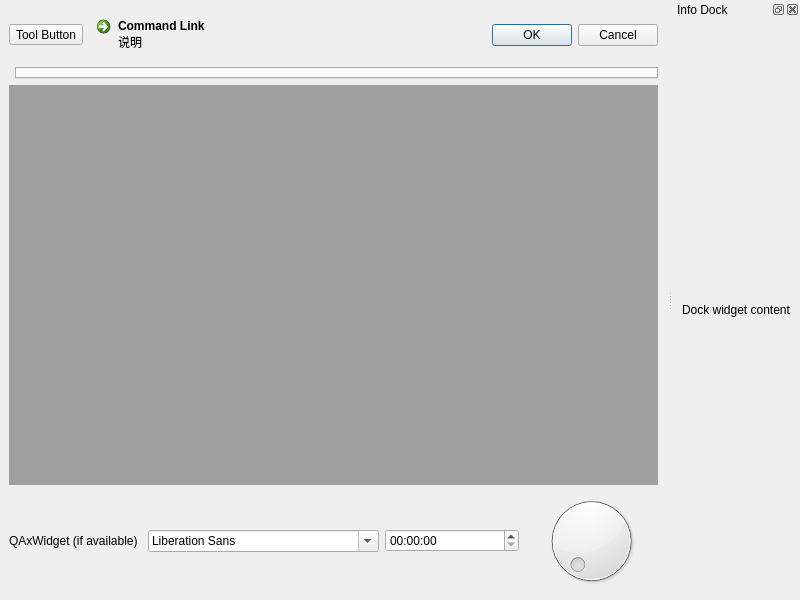
<?xml version="1.0" encoding="UTF-8"?>
<ui version="4.0">
 <class>TestControlsWindow</class>
 <widget class="QMainWindow" name="TestControlsWindow">
  <property name="geometry">
   <rect>
    <x>0</x>
    <y>0</y>
    <width>800</width>
    <height>600</height>
   </rect>
  </property>
  <widget class="QWidget" name="centralwidget">
   <layout class="QVBoxLayout" name="verticalLayout">
    <item>
     <layout class="QHBoxLayout" name="row1">
      <item>
       <widget class="QToolButton" name="toolButton_tool">
        <property name="text">
         <string>Tool Button</string>
        </property>
       </widget>
      </item>
      <item>
       <widget class="QCommandLinkButton" name="commandLinkButton_cmd">
        <property name="text">
         <string>Command Link</string>
        </property>
        <property name="description">
         <string>说明</string>
        </property>
       </widget>
      </item>
      <item>
       <widget class="QDialogButtonBox" name="dialogButtonBox_dlg">
        <property name="orientation">
         <enum>Qt::Horizontal</enum>
        </property>
        <property name="standardButtons">
         <set>QDialogButtonBox::Ok|QDialogButtonBox::Cancel</set>
        </property>
       </widget>
      </item>
     </layout>
    </item>
    <item>
     <layout class="QHBoxLayout" name="row2">
      <item>
       <widget class="QToolBox" name="toolBox_toolbox"/>
      </item>
      <item>
       <widget class="QTabWidget" name="tabWidget_tabs"/>
      </item>
     </layout>
    </item>
    <item>
     <widget class="QMdiArea" name="mdiArea_mdi"/>
    </item>
        <item>
         <layout class="QHBoxLayout" name="row4">
            <item>
             <widget class="QLabel" name="label_ax">
                <property name="text">
                 <string>QAxWidget (if available)</string>
                </property>
             </widget>
            </item>
      <item>
       <widget class="QFontComboBox" name="fontCombo_font"/>
      </item>
      <item>
       <widget class="QTimeEdit" name="timeEdit_time"/>
      </item>
      <item>
       <widget class="QDial" name="dial_dial"/>
      </item>
     </layout>
    </item>
    </layout>
  </widget>
  <widget class="QDockWidget" name="dockWidget_info">
    <property name="windowTitle">
     <string>Info Dock</string>
    </property>
    <attribute name="dockWidgetArea">
     <enum>Qt::RightDockWidgetArea</enum>
    </attribute>
    <widget class="QWidget" name="dockWidgetContents">
     <layout class="QVBoxLayout" name="verticalLayout_2">
      <item>
        <widget class="QLabel" name="label_dock">
         <property name="text">
          <string>Dock widget content</string>
         </property>
        </widget>
      </item>
     </layout>
    </widget>
  </widget>
 </widget>
 <resources/>
 <connections/>
</ui>
